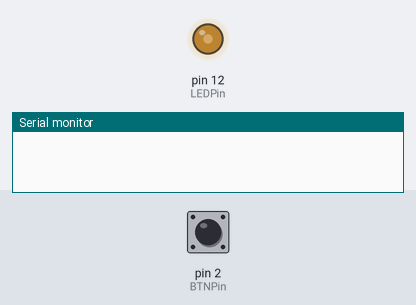
The sketch below on a simulated Arduino Uno, built with avr-gcc and run on an emulated ATmega328P. On the bench: output pins drawn as LEDs (lit = HIGH), the last lines printed to the serial monitor. Inputs (shaded band) come from the test bench; at power-on: pin 2 (BTNPin) LOW.

Above: at 1.2 s.
1.3 s: pin 2 (BTNPin) pulled HIGH for 0.15 s
At 1.56 s:
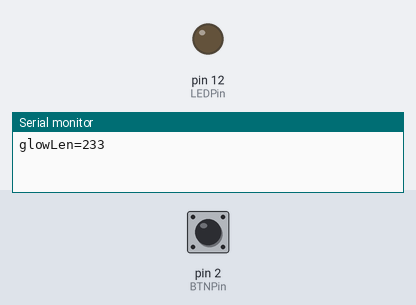
At 2.26 s:
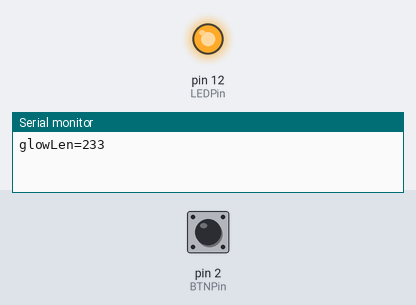
Timing chart, 0 to 10.3 s (numbered marks = the images above; inputs shaded):
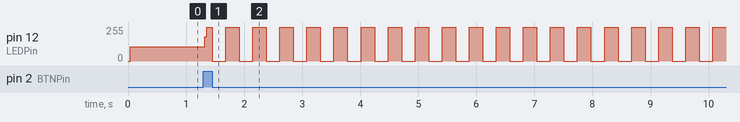

The sketch:

InterruptGlowingLength.ino
```cpp
/*
  Implmentation is using interrupt

  When button is pressed,
  code is counting how many seconds button was pressed
  after button release - LED is blinking with same time period

  Example:
  1. button was pressed for 1 sec
  2. LED is ON for 1 sec
  3. LED is OFF for 1 sec
  4. пункт 2back to item 2

*/

#define LEDPin 12
const int BTNPin = 2;
const int InterNum = 0;
bool turnedOn = false;
int glowLen = 0;

void setup() {
  pinMode(LEDPin, OUTPUT);
  attachInterrupt(InterNum,setupLength,RISING);
  Serial.begin(9600);
}

void setupLength() {
  delay(20);
  glowLen = 20;

  while(digitalRead(BTNPin))
  {
    glowLen++;
    delay(1);
  }
  Serial.print("glowLen="); Serial.println(glowLen);
}

void loop() {
    digitalWrite(LEDPin,HIGH);
    delay(glowLen);
    digitalWrite(LEDPin,LOW);
    delay(glowLen);
}
```

Measured:
- after the input at 1.3 s, pin 12 (LEDPin): 108/255 → 182/255 at once, then moves between 0/255 and 255/255, repeating every 3.7 s
